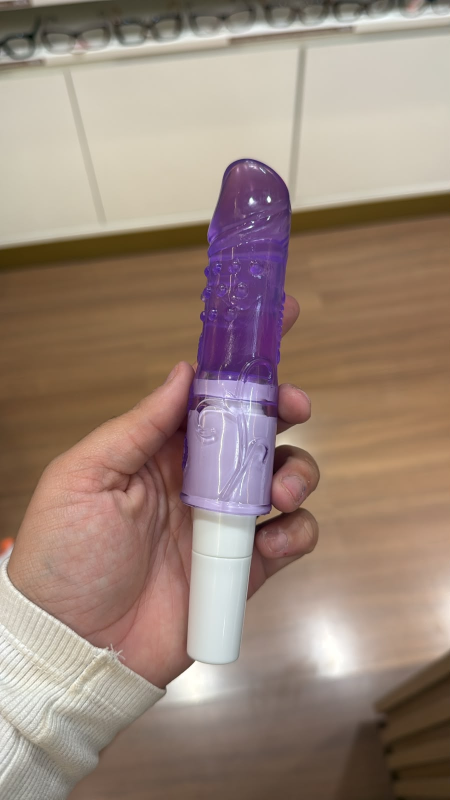
#> input picture generated-product-images/162a4dcd-fb77-42c9-bc98-a3e188d29d25.jpg, 900 x 1600 px (shown at 1/2 size); its folder holds only this picture in this run
$ python edit_product_local_v2.py
#> lines starting #> are read from the running program, lines starting #| are printed output that depends on the picture; after the words box and inside, x2 and y2 are one past the last pixel; in counts of white or black regions, pixels touching at a corner belong together
from __future__ import annotations

from pathlib import Path
import math

import numpy as np
from PIL import Image, ImageDraw, ImageFilter, ImageOps


ROOT = Path(__file__).resolve().parents[1]
SRC_DIR = ROOT / "generated-product-images"
OUT = SRC_DIR / "produto-fundo-elegante-sem-mao-v2.jpg"


def latest_source() -> Path:
    candidates = [
        p
        for p in SRC_DIR.iterdir()
        if p.suffix.lower() in {".jpg", ".jpeg", ".png", ".webp"}
        and not p.name.startswith("produto-fundo-")
    ]
    if not candidates:
        raise SystemExit("No source image found")
    return max(candidates, key=lambda p: p.stat().st_mtime)


def center_x(y: np.ndarray | float) -> np.ndarray | float:
    # Fitted from the product-colored pixels in the original photo.
    return -1.5155315840948394e-05 * np.asarray(y) ** 2 - 0.052418706424234414 * np.asarray(y) + 523.7833110780994


def make_background(size: tuple[int, int]) -> Image.Image:
    w, h = size
    yy = np.linspace(0, 1, h, dtype=np.float32)[:, None]
    xx = np.linspace(0, 1, w, dtype=np.float32)[None, :]

    top = np.array([24, 8, 18], dtype=np.float32)
    mid = np.array([86, 19, 48], dtype=np.float32)
    bottom = np.array([13, 7, 14], dtype=np.float32)
    base = top * (1 - yy)[:, :, None] + bottom * yy[:, :, None]
    base = np.broadcast_to(base, (h, w, 3)).copy()

    glow = np.exp(-(((xx - 0.50) / 0.38) ** 2 + ((yy - 0.47) / 0.46) ** 2))
    base += glow[:, :, None] * (mid - top) * 0.88

    rng = np.random.default_rng(9)
    texture = rng.normal(0, 1.8, (h, w, 1))
    soft_lines = np.sin((xx * 9.5 + yy * 7.0) * math.pi)[:, :, None] * 2.0
    arr = np.clip(base + texture + soft_lines, 0, 255).astype(np.uint8)
    bg = Image.fromarray(arr, "RGB").filter(ImageFilter.GaussianBlur(0.55)).convert("RGBA")

    overlay = Image.new("RGBA", size, (0, 0, 0, 0))
    d = ImageDraw.Draw(overlay, "RGBA")
    for box, color in [
        ((130, 110, w - 80, h - 250), (255, 189, 130, 22)),
        ((250, 430, w - 210, h - 80), (142, 43, 86, 26)),
    ]:
        d.ellipse(box, fill=color)
    overlay = overlay.filter(ImageFilter.GaussianBlur(90))
    bg = Image.alpha_composite(bg, overlay)

    vignette = Image.new("L", size, 0)
    vd = ImageDraw.Draw(vignette)
    vd.ellipse((-180, -120, w + 170, h + 30), fill=235)
    vignette = vignette.filter(ImageFilter.GaussianBlur(85))
    dark = Image.new("RGBA", size, (0, 0, 0, 116))
    return Image.composite(bg, dark, vignette).convert("RGBA")


def row_shape_mask(size: tuple[int, int]) -> tuple[Image.Image, Image.Image, Image.Image, Image.Image]:
    w, h = size
    shell = Image.new("L", size, 0)
    body = Image.new("L", size, 0)
    handle = Image.new("L", size, 0)

    sa = np.zeros((h, w), dtype=np.uint8)
    ba = np.zeros((h, w), dtype=np.uint8)
    ha = np.zeros((h, w), dtype=np.uint8)

    for y in range(305, 815):
        c = float(center_x(y))
        if y < 393:
            t = (y - 305) / 88
            half = 18 + 76 * math.sin(max(0, min(1, t)) * math.pi / 2)
        elif y > 760:
            t = (815 - y) / 55
            half = 78 * max(0.52, min(1, t))
        else:
            half = 82
        x1 = max(0, int(round(c - half)))
        x2 = min(w - 1, int(round(c + half)))
        sa[y, x1 : x2 + 1] = 255

    for y in range(748, 1044):
        c = float(center_x(y))
        if y < 795:
            t = (y - 748) / 47
            half = 80 + 18 * t
        elif y > 994:
            t = (1044 - y) / 50
            half = 72 + 26 * max(0, min(1, t))
        else:
            half = 98
        x1 = max(0, int(round(c - half)))
        x2 = min(w - 1, int(round(c + half)))
        ba[y, x1 : x2 + 1] = 255

    for y in range(990, 1428):
        c = float(center_x(y))
        if y < 1040:
            t = (y - 990) / 50
            half = 54 + 12 * t
        elif y > 1348:
            t = (1428 - y) / 80
            half = 42 + 22 * max(0, min(1, t))
        else:
            half = 66
        x1 = max(0, int(round(c - half)))
        x2 = min(w - 1, int(round(c + half)))
        ha[y, x1 : x2 + 1] = 255

    shell = Image.fromarray(sa, "L").filter(ImageFilter.GaussianBlur(1.15))
    body = Image.fromarray(ba, "L").filter(ImageFilter.GaussianBlur(1.1))
    handle = Image.fromarray(ha, "L").filter(ImageFilter.GaussianBlur(1.0))
    silhouette = Image.composite(Image.new("L", size, 255), Image.new("L", size, 0), shell)
    silhouette = ImageChops_lighter(silhouette, body)
    silhouette = ImageChops_lighter(silhouette, handle)
    return shell, body, handle, silhouette


def ImageChops_lighter(a: Image.Image, b: Image.Image) -> Image.Image:
    return Image.fromarray(np.maximum(np.asarray(a), np.asarray(b)).astype(np.uint8), "L")


def visible_product_mask(src: Image.Image, silhouette: Image.Image) -> Image.Image:
    arr = np.asarray(src).astype(np.int16)
    r, g, b = arr[..., 0], arr[..., 1], arr[..., 2]
    h, w = r.shape
    yy, xx = np.mgrid[:h, :w]
    lum = (r + g + b) / 3

    skin = (r > 102) & (g > 48) & (b > 32) & (r > g + 10) & (r > b + 22) & (g > b + 4)
    purple = (b > 78) & (r > 42) & (b > g + 12) & (yy < 1040)
    lavender = (r > 116) & (g > 96) & (b > 128) & (b > g + 10) & (yy > 720) & (yy < 1048)
    white = (
        (lum > 145)
        & (np.abs(r - g) < 55)
        & (np.abs(g - b) < 58)
        & (yy > 940)
        & (yy < 1450)
    )
    roi = (xx > 280) & (xx < 645) & (yy > 280) & (yy < 1450)
    keep = roi & ~skin & (purple | lavender | white) & (np.asarray(silhouette) > 30)
    keep &= ~((yy > 1180) & (xx < 342))

    mask = Image.fromarray((keep.astype(np.uint8) * 255), "L")
    mask = mask.filter(ImageFilter.MaxFilter(3))
    mask = mask.filter(ImageFilter.MinFilter(3))
    return mask.filter(ImageFilter.GaussianBlur(0.65))


def mirrored_details(src: Image.Image, mask: Image.Image) -> tuple[Image.Image, Image.Image]:
    src_arr = np.asarray(src.convert("RGBA"))
    mask_arr = np.asarray(mask)
    h, w = mask_arr.shape
    out = np.zeros((h, w, 4), dtype=np.uint8)
    out_mask = np.zeros((h, w), dtype=np.uint8)

    xs = np.arange(w)
    for y in range(h):
        c = float(center_x(y))
        sx = np.rint(2 * c - xs).astype(np.int32)
        valid = (sx >= 0) & (sx < w)
        row_mask = np.zeros(w, dtype=np.uint8)
        row_pixels = np.zeros((w, 4), dtype=np.uint8)
        row_mask[valid] = mask_arr[y, sx[valid]]
        row_pixels[valid] = src_arr[y, sx[valid]]
        out[y] = row_pixels
        out_mask[y] = row_mask

    out_mask_img = Image.fromarray(out_mask, "L").filter(ImageFilter.GaussianBlur(0.75))
    return Image.fromarray(out, "RGBA"), out_mask_img


def tinted_base(size: tuple[int, int], shell: Image.Image, body: Image.Image, handle: Image.Image) -> Image.Image:
    w, h = size
    yy, xx = np.mgrid[:h, :w]
    c = center_x(yy)
    rel = np.clip((xx - c) / 115.0, -1, 1)

    base = np.zeros((h, w, 4), dtype=np.uint8)

    shell_a = np.asarray(shell).astype(np.float32) / 255
    body_a = np.asarray(body).astype(np.float32) / 255
    handle_a = np.asarray(handle).astype(np.float32) / 255

    shell_rgb = np.stack(
        [
            86 + 36 * (1 - np.abs(rel)),
            42 + 18 * (1 - np.abs(rel)),
            142 + 46 * (1 - np.abs(rel)),
        ],
        axis=-1,
    )
    body_rgb = np.stack(
        [
            192 + 28 * (1 - np.abs(rel)),
            169 + 20 * (1 - np.abs(rel)),
            225 + 18 * (1 - np.abs(rel)),
        ],
        axis=-1,
    )
    handle_rgb = np.stack(
        [
            229 + 12 * (1 - np.abs(rel)),
            238 + 8 * (1 - np.abs(rel)),
            235 + 4 * (1 - np.abs(rel)),
        ],
        axis=-1,
    )

    alpha = np.maximum.reduce([shell_a * 130, body_a * 215, handle_a * 238])
    rgb = shell_rgb * shell_a[..., None] + body_rgb * body_a[..., None] + handle_rgb * handle_a[..., None]
    denom = np.maximum(shell_a + body_a + handle_a, 0.001)
    rgb = rgb / denom[..., None]
    base[..., :3] = np.clip(rgb, 0, 255).astype(np.uint8)
    base[..., 3] = np.clip(alpha, 0, 255).astype(np.uint8)

    img = Image.fromarray(base, "RGBA")
    d = ImageDraw.Draw(img, "RGBA")
    # Subtle product highlights, much softer than the first version.
    for off, color, width in [(-50, (255, 241, 255, 46), 4), (54, (38, 8, 64, 36), 5)]:
        pts = [(float(center_x(y)) + off, y) for y in range(345, 1328, 18)]
        d.line(pts, fill=color, width=width)
    d.arc((414, 328, 571, 508), 198, 342, fill=(255, 238, 255, 66), width=4)
    d.line((382, 792, 560, 790), fill=(255, 232, 255, 78), width=4)
    d.line((385, 1020, 530, 1020), fill=(204, 214, 211, 80), width=3)
    return img


def paste_with_mask(base: Image.Image, layer: Image.Image, mask: Image.Image) -> Image.Image:
    clean = Image.new("RGBA", base.size, (0, 0, 0, 0))
    clean.paste(layer, (0, 0), mask)
    return Image.alpha_composite(base, clean)


def main() -> None:
    src_path = latest_source()
    src = ImageOps.exif_transpose(Image.open(src_path)).convert("RGB")
#> src is the input picture: PIL image 900x1600 RGB; mean R, G, B 155, 134.2, 121.4
    size = src.size
#> size = (900, 1600)

    shell, body, handle, silhouette = row_shape_mask(size)
#> in row_shape_mask, `shell = Image.new("L", size, 0)`: shell: PIL image 900x1600 L; every value is 0
#> after the loop in row_shape_mask, `for y in range(305, 815):`:
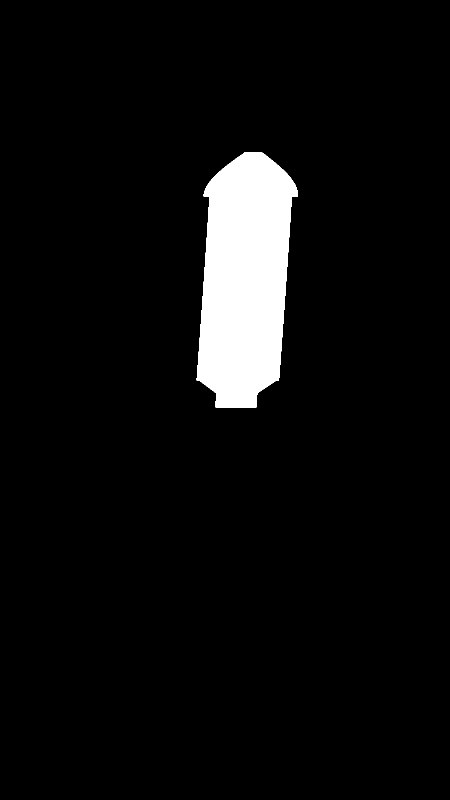
#> sa: shape (1600, 900) (shown at 1/2 size); 5.4% white; 1 white region, box (x1, y1, x2, y2) and area: (393, 305, 596, 815) 77800
#> after the loop in row_shape_mask, `for y in range(748, 1044):`: ba: shape (1600, 900); 3.9% white; 1 white region, box (x1, y1, x2, y2) and area: (359, 748, 572, 1044) 56171
#> after the loop in row_shape_mask, `for y in range(990, 1428):`: ha: shape (1600, 900); 3.9% white; 1 white region, box (x1, y1, x2, y2) and area: (360, 990, 520, 1428) 55590
    visible_mask = visible_product_mask(src, silhouette)
#> in visible_product_mask, `lum = (r + g + b) / 3`:
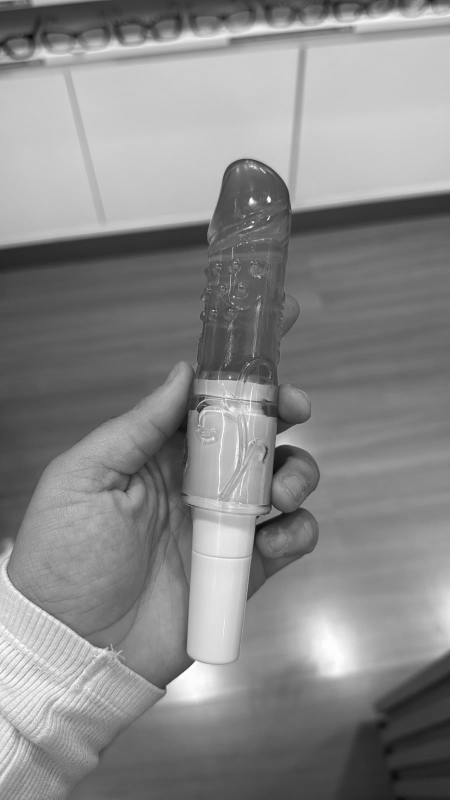
#> lum: shape (1600, 900) float64 (shown at 1/2 size); min 4.67, max 255, mean 136.9
#> in visible_product_mask, `skin = (r > 102) & (g > 48) & (b > 32) & (r > g + 10) & (r > b + 22) &..`:
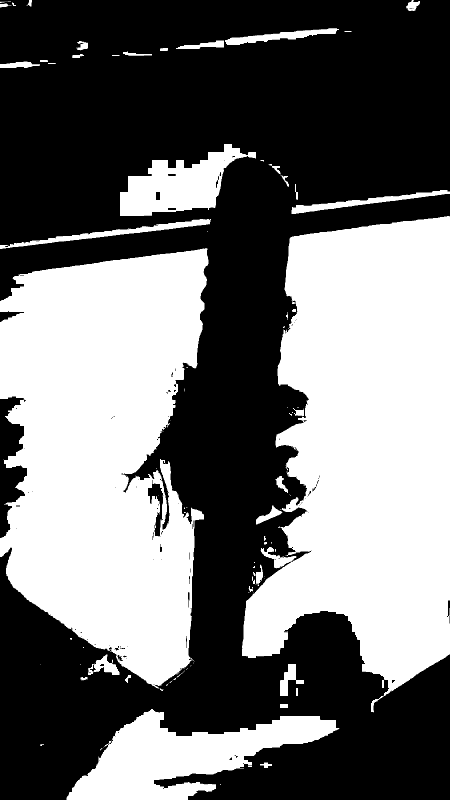
#> skin: shape (1600, 900) bool (shown at 1/2 size); 44.2% white; 109 white regions (65 under 20 px), largest, box (x1, y1, x2, y2) and area: (484, 432, 900, 1425) 283272, (0, 496, 417, 1377) 267878, (133, 1418, 679, 1600) 46470
#> in visible_product_mask, `purple = (b > 78) & (r > 42) & (b > g + 12) & (yy < 1040)`: purple: shape (1600, 900) bool; 7.7% white; 20 white regions (18 under 20 px), largest, box (x1, y1, x2, y2) and area: (362, 317, 581, 1035) 110928, (367, 894, 370, 907) 25
#> in visible_product_mask, `lavender = (r > 116) & (g > 96) & (b > 128) & (b > g + 10) & (yy > 720..`: lavender: shape (1600, 900) bool; 2.7% white; 36 white regions (33 under 20 px), largest, box (x1, y1, x2, y2) and area: (372, 748, 549, 1035) 39377, (456, 751, 463, 759) 36, (490, 726, 500, 738) 31
#> in visible_product_mask, `white = ( (lum > 145) & (np.abs(r - g) < 55) & (np.abs(g - b) < 58) & ..`: white: shape (1600, 900) bool; 15.4% white; 154 white regions (117 under 20 px), largest, box (x1, y1, x2, y2) and area: (544, 1040, 900, 1386) 72553, (310, 941, 531, 1443) 60446, (0, 1090, 317, 1450) 51990
#> in visible_product_mask, `keep = roi & ~skin & (purple | lavender | white) & (np.asarray(silhoue..`: keep: shape (1600, 900) bool; 10.7% white; 21 white regions (18 under 20 px), largest, box (x1, y1, x2, y2) and area: (361, 317, 581, 1429) 154590, (552, 967, 558, 980) 40, (367, 894, 370, 907) 25
#> in visible_product_mask, `mask = mask.filter(ImageFilter.MaxFilter(3))`: mask: PIL image 900x1600 L; 11.1% white; 7 white regions (4 under 20 px), largest, box (x1, y1, x2, y2) and area: (360, 316, 582, 1430) 159221, (551, 966, 559, 981) 82, (366, 893, 371, 908) 61
#> in visible_product_mask, `mask = mask.filter(ImageFilter.MinFilter(3))`: mask: PIL image 900x1600 L; 10.8% white; 12 white regions (9 under 20 px), largest, box (x1, y1, x2, y2) and area: (361, 317, 581, 1429) 155636, (552, 967, 558, 980) 40, (367, 894, 370, 907) 25
    mirror, mirror_mask = mirrored_details(src, visible_mask)
#> after the loop in mirrored_details, `for y in range(h):`:
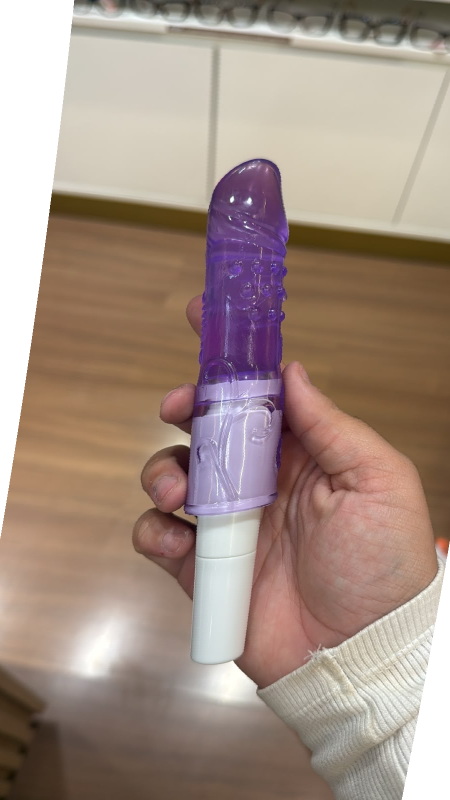
#> out: shape (1600, 900, 4) (shown at 1/2 size); mean R, G, B, A 144.4, 124.7, 113.4, 235.3; transparent parts drawn white

    bg = make_background(size)
#> in make_background, `overlay = Image.new("RGBA", size, (0, 0, 0, 0))`: overlay: PIL image 900x1600 RGBA; every value is 0
#> in make_background, `return Image.composite(bg, dark, vignette).convert("RGBA")`:
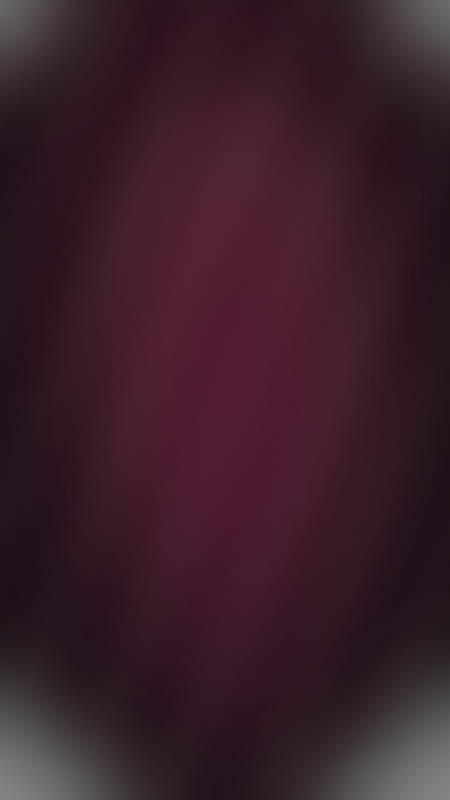
#> returned value: PIL image 900x1600 RGBA (shown at 1/2 size); mean R, G, B, A 42, 12.9, 26.3, 236.6; transparent parts drawn white

    shadow = Image.new("RGBA", size, (0, 0, 0, 0))
    sd = ImageDraw.Draw(shadow, "RGBA")
    sd.ellipse((260, 1340, 610, 1460), fill=(0, 0, 0, 74))
    shadow = shadow.filter(ImageFilter.GaussianBlur(28))
    result = Image.alpha_composite(bg, shadow)

    product = tinted_base(size, shell, body, handle)
#> in tinted_base, `c = center_x(yy)`:
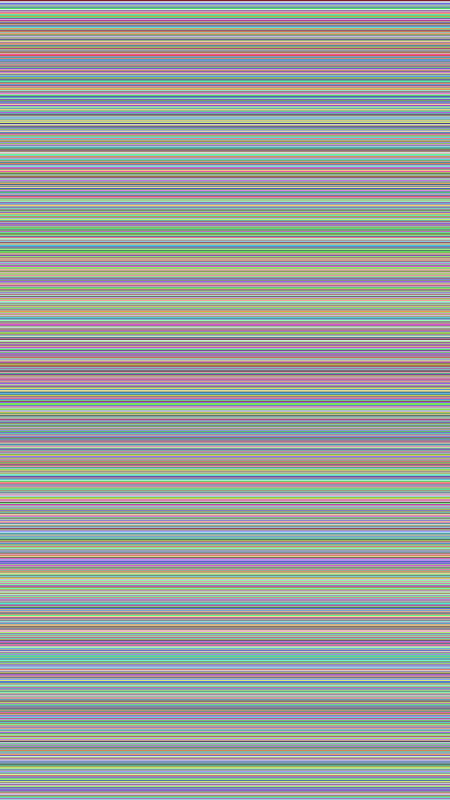
#> yy: shape (1600, 900) int64 (shown at 1/2 size); 1600 distinct labels, from 0 to 1599; one colour per label, 0 black
#> in tinted_base, `base[..., 3] = np.clip(alpha, 0, 255).astype(np.uint8)`:
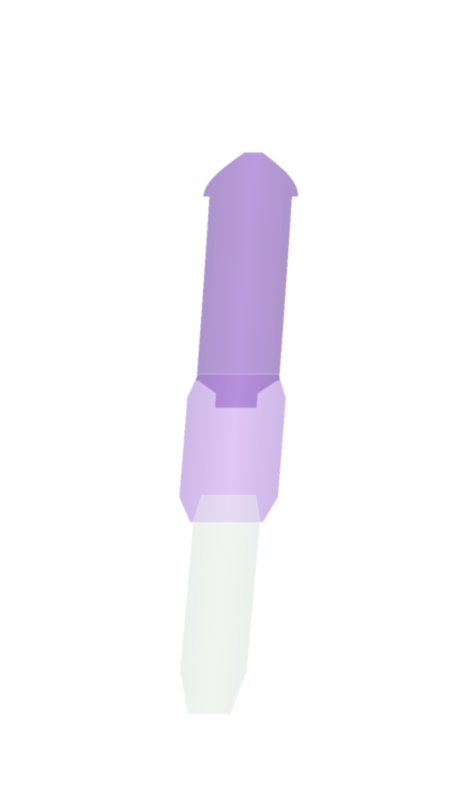
#> base: shape (1600, 900, 4) (shown at 1/2 size); mean of channels 0, 1, 2, 3 22.2, 18.5, 26.5, 22.9; transparent parts drawn white
    source_rgba = src.convert("RGBA")

    product = paste_with_mask(product, mirror, mirror_mask)
    product = paste_with_mask(product, source_rgba, visible_mask)

    product_alpha = ImageChops_lighter(silhouette.filter(ImageFilter.GaussianBlur(0.4)), product.getchannel("A"))
    product.putalpha(product_alpha)

    halo = Image.new("RGBA", size, (0, 0, 0, 0))
    hd = ImageDraw.Draw(halo, "RGBA")
    hd.rectangle((310, 280, 630, 1450), fill=(191, 65, 180, 18))
    halo.putalpha(silhouette.filter(ImageFilter.GaussianBlur(18)))
    result = Image.alpha_composite(result, halo)
    result = Image.alpha_composite(result, product)

    result.convert("RGB").save(OUT, "JPEG", quality=94, subsampling=1, optimize=True)
    print(f"source={src_path}")
    print(f"output={OUT}")


if __name__ == "__main__":
    main()
